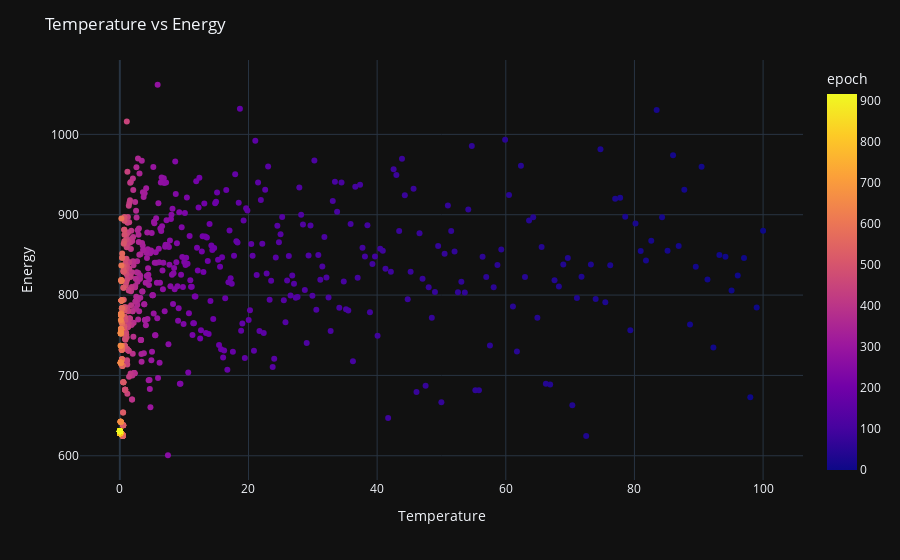

The code cell stored with this chart in its notebook:
### Code cell
import plotly.express as px

# create scatter plot of temperature vs energy
fig3 = px.scatter(data, x='temperature', y='energy', color='epoch', template='plotly_dark')
fig3.update_layout(title='Temperature vs Energy', xaxis_title='Temperature', yaxis_title='Energy')
fig3.show()

### Figure 1 — Plotly figure (JSON) as saved in the notebook; plotly's stock layout.template omitted (floating-point values rounded to 4 significant figures; data arrays with more than 128 entries replaced by an {"elided": "..."} marker saying what was removed)
{"data": [{"hovertemplate": "temperature=%{x}<br>energy=%{y}<br>epoch=%{marker.color}<extra></extra>", "legendgroup": "", "marker": {"color": {"elided": "917 int values"}, "coloraxis": "coloraxis", "symbol": "circle"}, "mode": "markers", "name": "", "orientation": "v", "showlegend": false, "type": "scatter", "x": {"elided": "917 float values"}, "xaxis": "x", "y": {"elided": "917 float values"}, "yaxis": "y"}], "layout": {"coloraxis": {"colorbar": {"title": {"text": "epoch"}}, "colorscale": [[0, "#0d0887"], [0.1111, "#46039f"], [0.2222, "#7201a8"], [0.3333, "#9c179e"], [0.4444, "#bd3786"], [0.5556, "#d8576b"], [0.6667, "#ed7953"], [0.7778, "#fb9f3a"], [0.8889, "#fdca26"], [1, "#f0f921"]]}, "legend": {"tracegroupgap": 0}, "margin": {"t": 60}, "title": {"text": "Temperature vs Energy"}, "xaxis": {"anchor": "y", "domain": [0, 1], "title": {"text": "Temperature"}}, "yaxis": {"anchor": "x", "domain": [0, 1], "title": {"text": "Energy"}}}}
